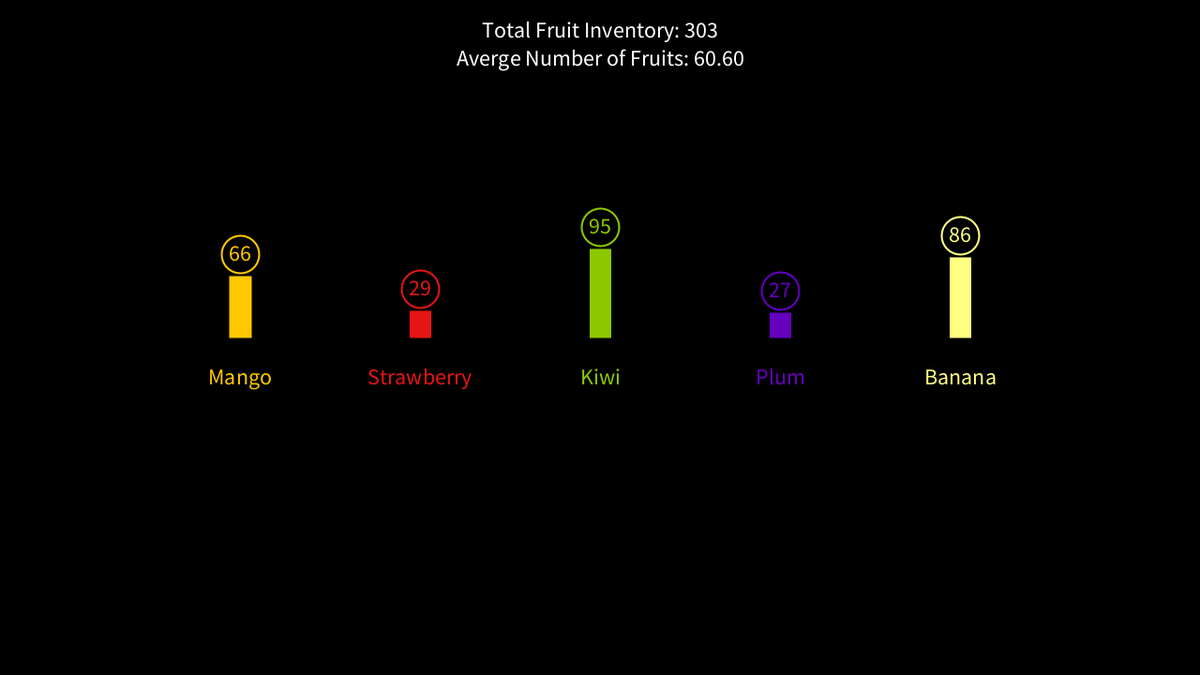
Frame 1 (no input)
Frame 60 (the mouse pressed at the canvas centre just before this capture): identical to frame 1, image omitted
Frame 120 (the mouse held since frame 60 and released just before this capture): identical to frame 1, image omitted

The Processing sketch that drew this single still picture (run headless with seeded random() and noise(); from frame 60 on, the mouse is pressed at the canvas centre):

// Processing sketch: ArrayPractice
// ── ArrayPractice.pde
int[] fruitAmt = new int[5];
String[] fruitNames = {"Mango", "Strawberry", "Kiwi", "Plum", "Banana"};

int[][] fruitColor = {
  {255, 200, 0}, 
{230, 20, 20}, 
{140, 200, 0}, 
{100, 0, 190}, 
{255, 255, 130}
  //color(255, 200, 0);
  //color(255, 0, 0);
  //color(100, 200, 0);
  //color(150, 0, 150);
  //color(255, 255, 100);
};

void setup() {
  size(1280, 720);

  for (int idx = 0; idx < fruitAmt.length; idx++) {
    fruitAmt[idx] = int(random(5, 100));
  }
}

float barWidth = 24;
float graphBegin = 0.1;
float graphGap = 0.15;

void draw () {
  background(0);
  strokeWeight(barWidth);
  stroke(255);
  strokeCap(SQUARE);
  textAlign(CENTER);
  textSize(24);
  fill(255);
  
  int totalSum = 0;
  for (int amt : fruitAmt) {
    totalSum += amt;
  }
  float avg = totalSum / float(fruitAmt.length);
  
  text("Total Fruit Inventory: " + totalSum, width * .5, 40);
  text("Averge Number of Fruits: " + nf(avg, 0, 2), width * .5, 70);
  
  float totalWidth = (fruitAmt.length - 1) * width * graphGap;
  float graphBegin = (width - totalWidth) / 2.0;

  for (int idx = 0; idx < fruitAmt.length; idx++) {
    float x = graphBegin + idx * width * graphGap;
    stroke(fruitColor[idx][0], fruitColor[idx][1], fruitColor[idx][2]);
    line(x, height * 0.5, x, height * 0.5 - fruitAmt[idx]);
    float y = height * .5 - fruitAmt[idx];
    //stroke(255);
    //fill(255);
    strokeWeight(2);
    fill(0);
    ellipse(x, y - 23, 40, 40);
    //strokeWeight(5);
    strokeWeight(23);
    fill(fruitColor[idx][0], fruitColor[idx][1], fruitColor[idx][2]);
    text(fruitNames[idx], x, height * 0.5 + 50);
    text(fruitAmt[idx], x, height * 0.5 - fruitAmt[idx] - 16);
    
    //circle(fruitAmt[idx], x, height * 0.5 - fruitAmt[idx] - 16);
  }
}
